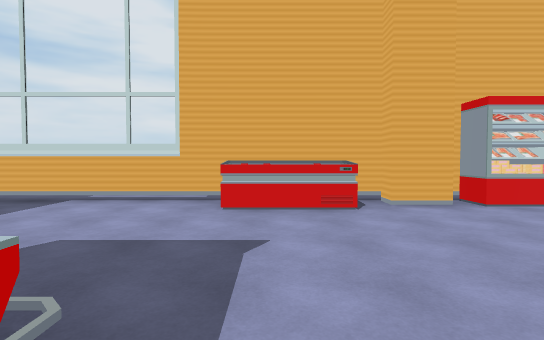
View 1 (above)

24 first-person views from a walk through a scene from a Unity 3-D project. The camera is 1.5 m above the floor, tilts 2° down and sees 80° across. Doors are open. The floor is counted in squares, 2 m on a side. Each view is taken from the middle of a square. On the plan, view 1 faces up. The plan holds only what a view shows up to about 11 squares ahead; the rest is blank. The place goes on beyond the plan. The player character is not drawn. Some animated figures are not drawn.

View 2
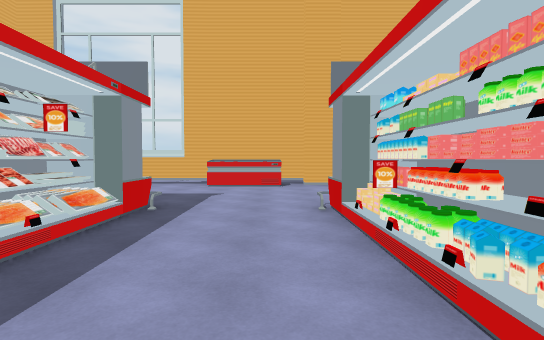

View 3
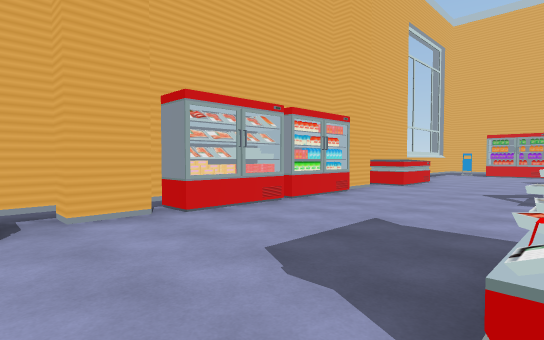

View 4
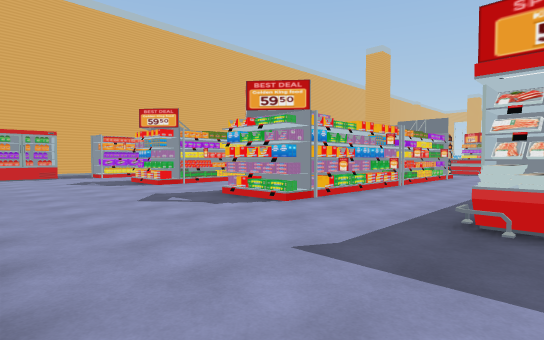

View 5
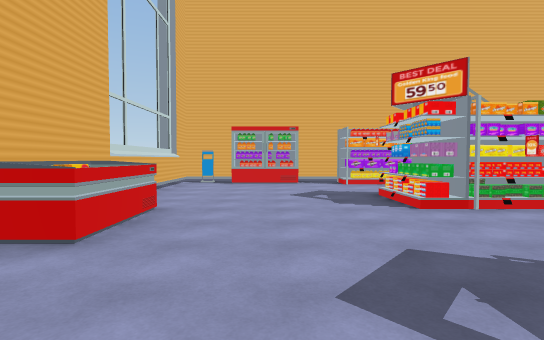

View 6
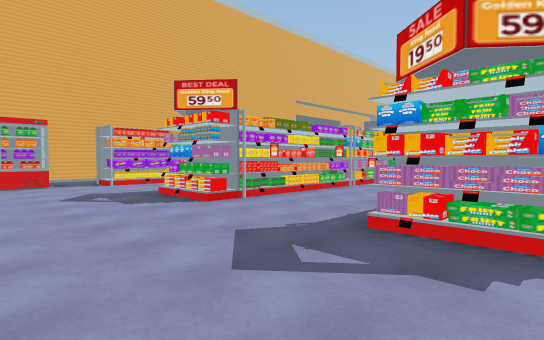

View 7
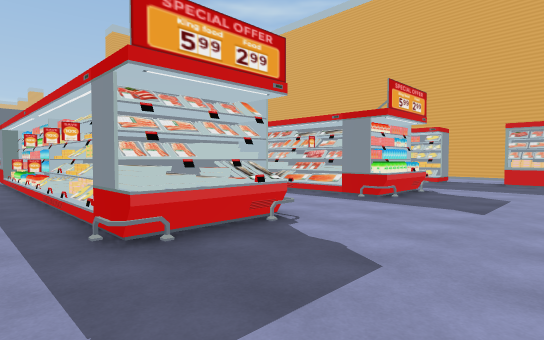

View 8
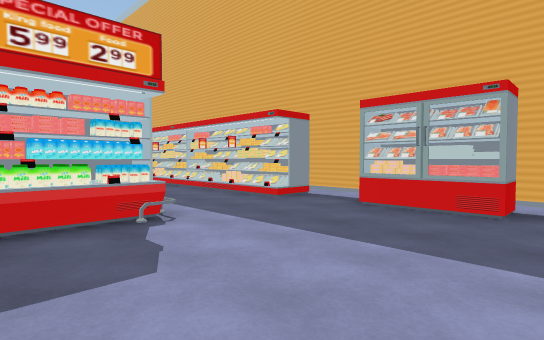

View 9
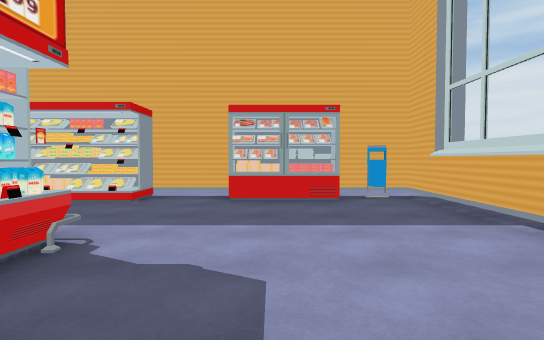

View 10
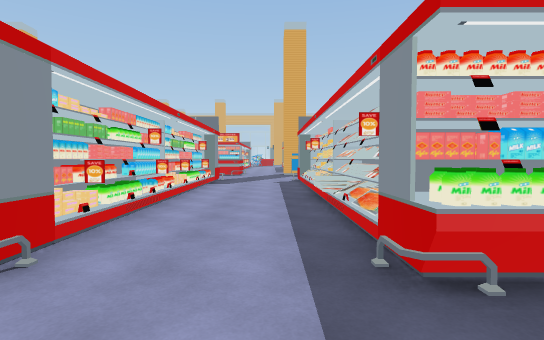

View 11
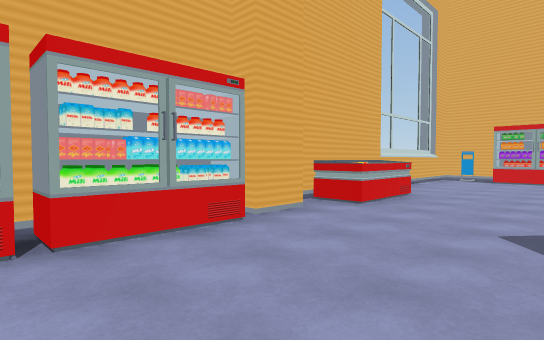

View 12
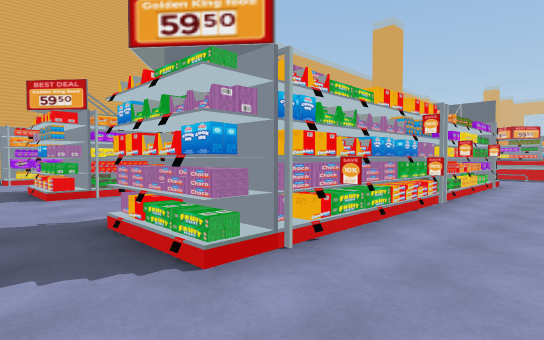

View 13
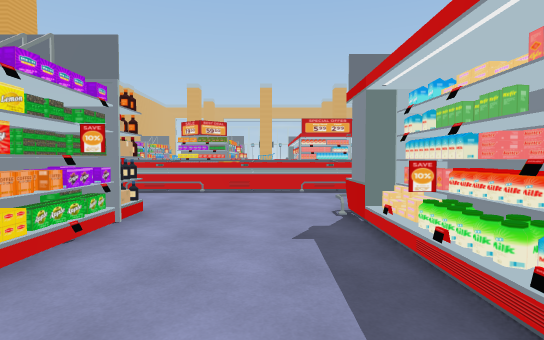

View 14
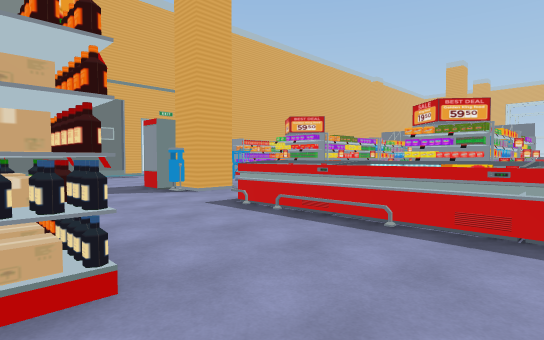

View 15
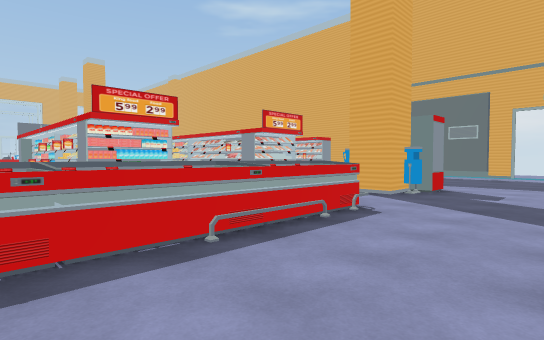

View 16
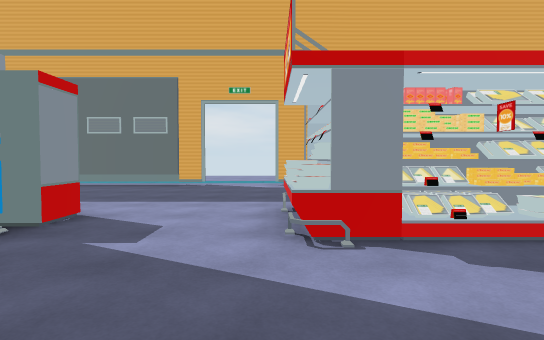

View 17
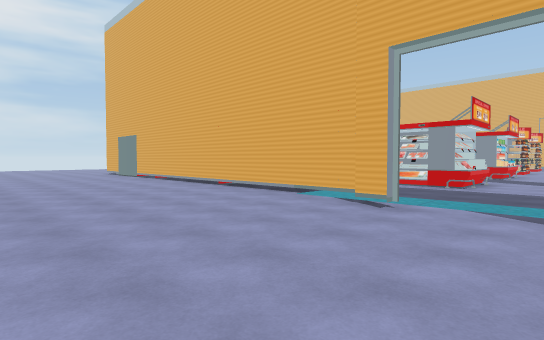

View 18
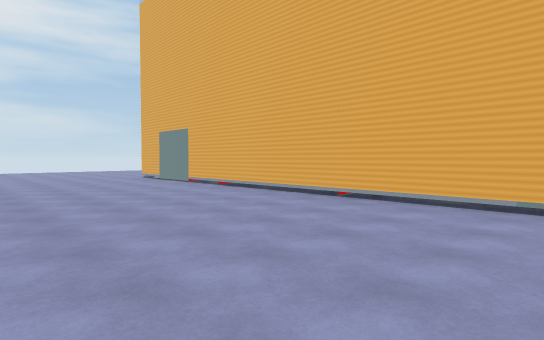

View 19
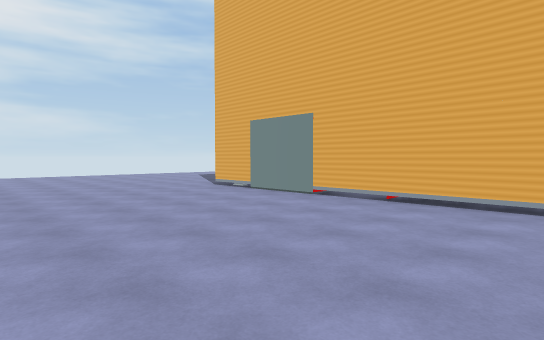

View 20
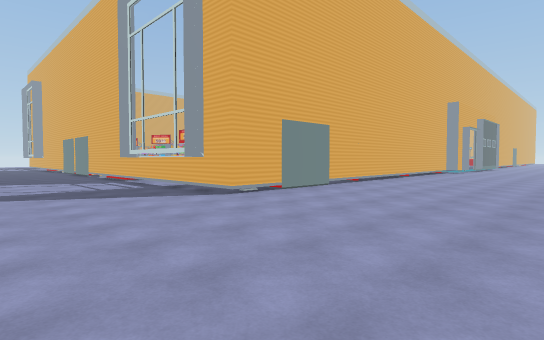

View 21
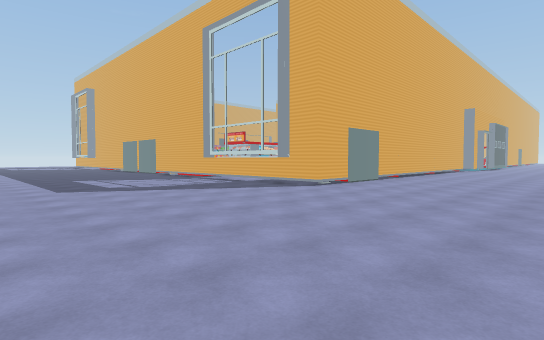

View 22
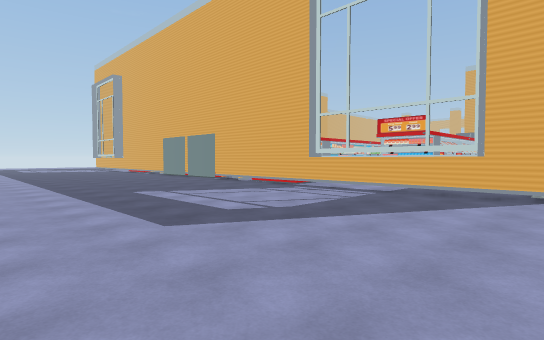

View 23
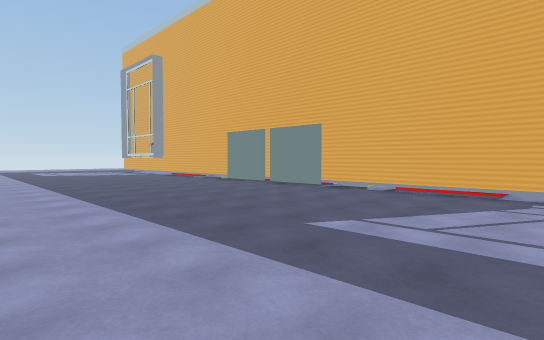

View 24
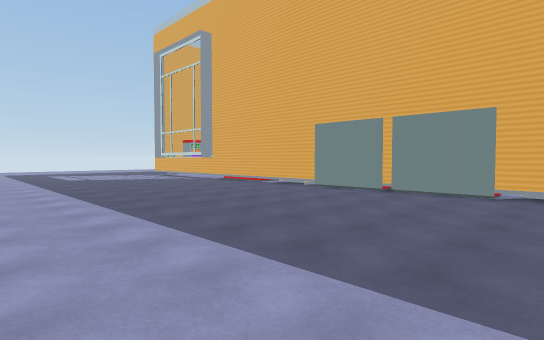

### Floor plan
Key: @ floor where view 1 was taken; # wall or solid block; . floor; / step, stairs or slope; D open door; ^ raised ledge; T thing the floor can be seen under or through; S shelf.
Columns run from 12 left of view 1 to 19 right of it. Each row starts with its distance up from view 1.
 13 ....................
 12 ............................
 11 ............................
 10 ...........................
  9 ..........................
  8 .........................
  7 ........................
  6 ......TTTTTTTTTTS..S##########.
  5 ......T.....^^..SSSS..^^.....#.
  4  .....S......................S
  3 .....SS......................S
  2 .....#.......................S..
  1 .....##..SS#..##.............#..
  0 ......#...#/@./S...#S#..#S ..#
 -1 ......#.. #/..##...##...##   #
 -2 ......#.  #/..##...## ..##   #
 -3 ......#.  #/..##...## ..##
 -4 ......#   #/../#...##  .##
 -5 ......#   #/..###..##   ##
 -6 ......#   #/..###..##   ##
 -7 .....##  .#/../#...##   #
 -8 .....#...SSS..SSS..#S
 -9 .....D.................       #
-10 .....D...................     #
-11 .....D......................
-12     .#....S#..^^^^^^^^..#S..
-13     .#... S#  ^^^^^^^^ .#S

Positions as (right, up) in squares from view 1, and headings:
1: (0, 0), facing up
2: (1, -4), facing up
3: (1, 1), facing up-right
4: (3, 5), facing down-right
5: (7, 3), facing right
6: (7, 4), facing down-right
7: (5, 4), facing down-left
8: (-1, 5), facing down-left
9: (0, 3), facing left
10: (0, 3), facing down
11: (5, 2), facing up-right
12: (5, 2), facing down-right
13: (5, -4), facing down
14: (5, -8), facing down-right
15: (6, -9), facing down-left
16: (2, -9), facing left
17: (-12, -11), facing up-right
18: (-12, -7), facing up-right
19: (-12, -2), facing up-right
20: (-12, 10), facing down-right
21: (-12, 13), facing down-right
22: (-7, 13), facing down-right
23: (-2, 13), facing down-right
24: (2, 13), facing down-right
